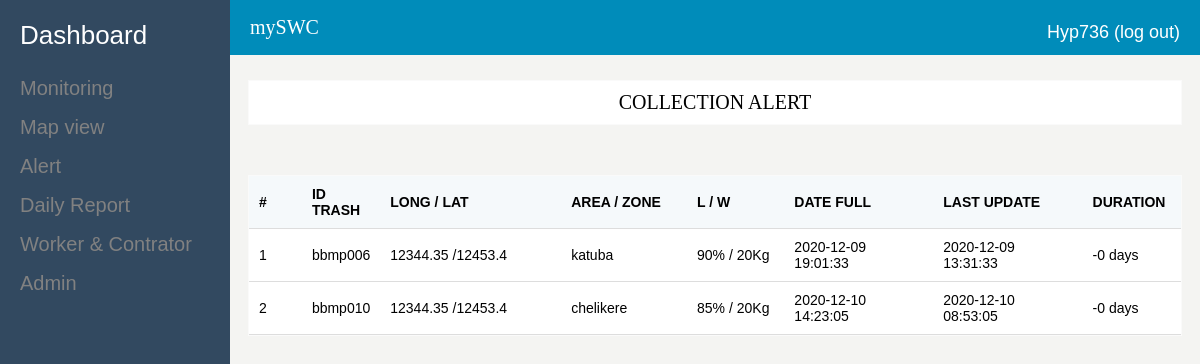
The app's page /alert.php (signed in) with its own data.
### tables this page shows
CREATE TABLE `historic` (
  `_idHisto` int(11) NOT NULL,
  `idTrash` varchar(45) DEFAULT NULL,
  `level` varchar(45) DEFAULT NULL,
  `weight` varchar(45) DEFAULT NULL,
  `dateFull` datetime DEFAULT NULL,
  `idUser` varchar(45) DEFAULT NULL,
  `dateEmpty` varchar(45) DEFAULT NULL,
  `dateHisto` datetime DEFAULT current_timestamp(),
  `lastUpdate` timestamp NOT NULL DEFAULT current_timestamp()
);

CREATE TABLE `trash` (
  `_idTrash` int(11) NOT NULL,
  `longi` varchar(45) DEFAULT NULL,
  `lat` varchar(45) DEFAULT NULL,
  `address` varchar(45) DEFAULT NULL,
  `area` varchar(50) NOT NULL,
  `idTrash` varchar(45) DEFAULT NULL,
  `dateTrash` datetime DEFAULT current_timestamp(),
  `typeTrash` varchar(255) DEFAULT NULL
);

### modals/Fhistoric.php (called while the page is built, shortened)
<?php
class Fhistoric
{
    static function getAllHistoricDayFull()
    {
        $con=Database::getConnection();
        $req=$con->prepare('SELECT * FROM historic c,trash t WHERE c.idTrash=t.idTrash AND dateFull IS NOT NULL AND dateEmpty IS NULL ORDER BY dateFull ASC');
        $req->execute(array());
        return $req->fetchAll();
    }
}

### alert.php (the view, shortened to what this page needs)
<!DOCTYPE html>
<html lang="en">
<head>
    <link rel="stylesheet" href="assets/style/menu.css">
    <link rel="stylesheet" href="assets/style/main.css">
</head>
<body>
    <section>
        <?php include_once 'commons/menu.php';?>
        <?php include_once 'commons/header.php';?>
        <?php
            include_once 'modals/Fhistoric.php';
            $historic=Fhistoric::getAllHistoricDayFull();
        ?>
    </section>
    <section class="body-container">
        <div class="ml-24">
            <div class="panel">
                <p>COLLECTION ALERT</p>
            </div>
            <div class="panel">
                <table>
                    <thead>
                    <tr>
                        <th style="width: 40px">#</th>
                        <th>ID TRASH</th>
                        <th style="width: 190px">LONG / LAT</th>
                        <th style="width: 120px">AREA / ZONE</th>
                        <th style="width: 90px">L / W</th>
                        <th style="width: 150px">DATE FULL</th>
                        <th style="width: 150px">LAST UPDATE</th>
                        <th style="width: 80px" title="Duration of garbage in the trash">DURATION</th>
                    </tr>
                    </thead>
                    <tbody>
                    <?php foreach ($historic as $k => $data):?>
                        <tr>
                            <td><?=$k+1;?></td>
                            <td><?=$data['idTrash'];?></td>
                            <td><?=($data['longi']." /".$data['lat']);?></td>
                            <td title="<?=$data['address'];?>"><?=$data['area'];?></td>
                            <td><?=$data['level']."% / ".$data['weight']."Kg";?></td>
                            <td><?=$data['dateFull'];?></td>
                            <td><?=$data['lastUpdate'];?></td>
                            <td><?php
                                $date_2 = new DateTime($data['lastUpdate']);
                                $date_3 = new dateTime($data['dateFull']);
                                $int = ($date_3->diff($date_2));
                                echo($int->format('%R%a days'));
                                ?>
                            </td>
                        </tr>
                    <?php endforeach;?>
                </table>
            </div>
        </div>
    </section>
</body>
</html>

### assets/style/main.css (style rules this page uses)
body { background-color: #f4f4f2; }
.ml-24 { margin-left: 220px; }
.body-container { margin-top: 80px; margin-bottom: 30px; width: 100%; height: 100%; }
.panel { margin: 20px 10px 50px 20px; border: 1px solid #fafafa; background-color: #ffffff; }
.panel p { text-align: center; font-size: 20px; font-family: Arial black; margin: 10px; }
table { border-collapse: collapse; width: 100%; }
th, td { padding: 10px; text-align: left; font-family: Arial; font-size: 14px; border-bottom: 1px solid #ddd; }
th { background-color: #F5F9FB; }
td { height: 30px; }

### records on screen
historic: trash.idTrash "bbmp006", trash.longi "12344.35", trash.lat "12453.4", trash.area "katuba", level "90", weight "20", dateFull "2020-12-09 19:01:33", lastUpdate "2020-12-09 13:31:33", $int->format('%R%a days') "-0 days"
historic: trash.idTrash "bbmp010", trash.longi "12344.35", trash.lat "12453.4", trash.area "chelikere", level "85", weight "20", dateFull "2020-12-10 14:23:05", lastUpdate "2020-12-10 08:53:05", $int->format('%R%a days') "-0 days"

### other values on screen
$_SESSION['username'] "Hyp736"
